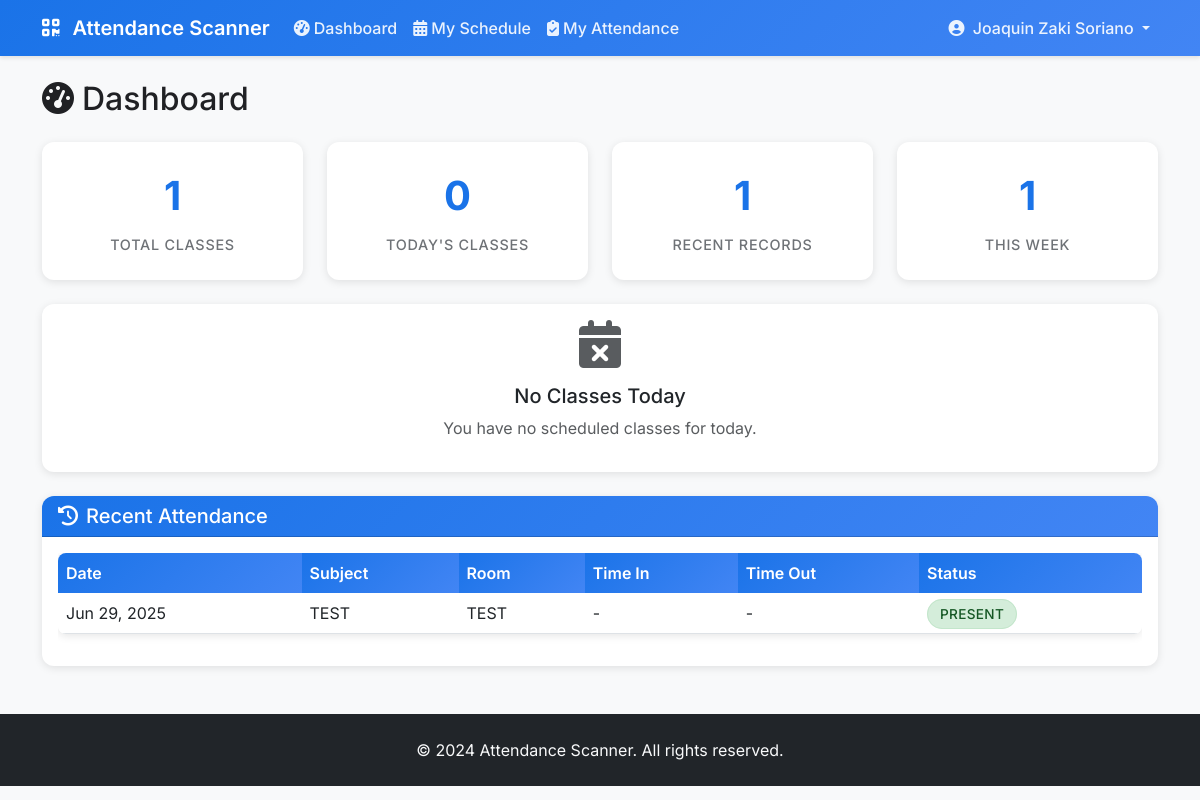
The app's page /dashboard/ (signed in), older data.
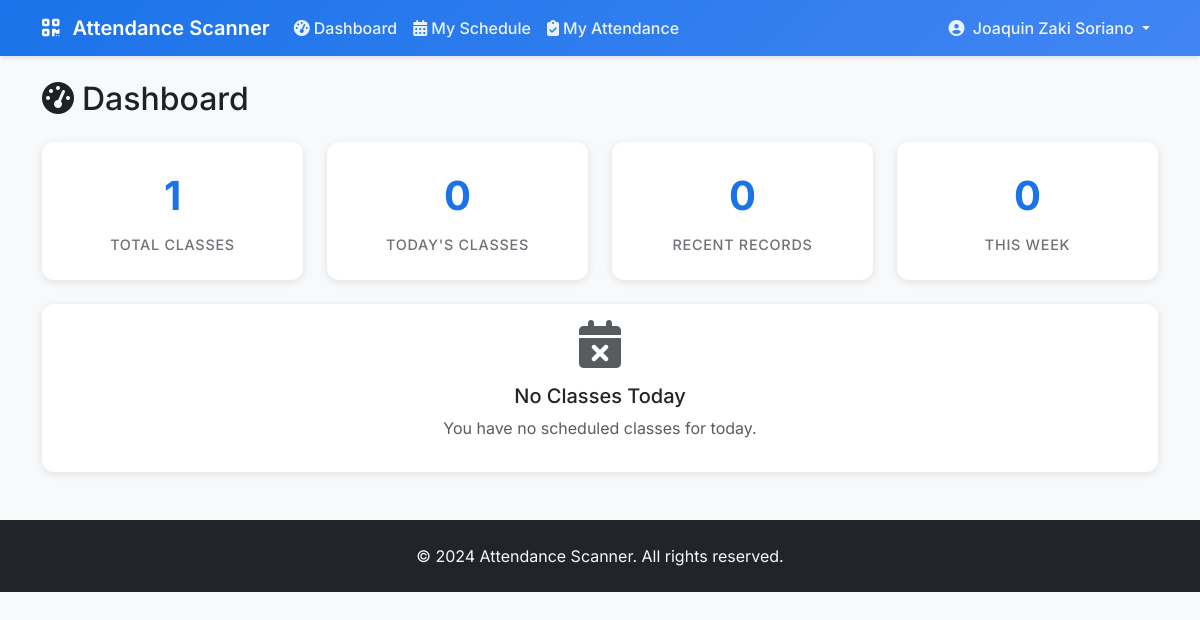
The same page, newer data.
### scanner/models.py (models this page shows, shortened)
class Attendance(models.Model):
    STATUS_CHOICES = (
        ('present', 'Present'),
        ('absent', 'Absent'),
        ('late', 'Late'),
        ('excused', 'Excused'),
    )
    student = models.ForeignKey(User, on_delete=models.CASCADE, limit_choices_to={'user_type': 'student'})
    schedule = models.ForeignKey(Schedule, on_delete=models.CASCADE)
    date = models.DateField()
    time_in = models.DateTimeField(blank=True, null=True)
    time_out = models.DateTimeField(blank=True, null=True)
    status = models.CharField(max_length=10, choices=STATUS_CHOICES, default='absent')
    notes = models.TextField(blank=True, null=True)
    created_at = models.DateTimeField(auto_now_add=True)
    updated_at = models.DateTimeField(auto_now=True)
    class Meta:
        unique_together = ['student', 'schedule', 'date']

class Schedule(models.Model):
    DAYS_OF_WEEK = (
        ('monday', 'Monday'),
        ('tuesday', 'Tuesday'),
        ('wednesday', 'Wednesday'),
        ('thursday', 'Thursday'),
        ('friday', 'Friday'),
        ('saturday', 'Saturday'),
        ('sunday', 'Sunday'),
    )
    subject = models.ForeignKey(Subject, on_delete=models.CASCADE)
    professor = models.ForeignKey(User, on_delete=models.CASCADE, limit_choices_to={'user_type': 'professor'})
    room = models.ForeignKey(Room, on_delete=models.CASCADE)
    day_of_week = models.CharField(max_length=10, choices=DAYS_OF_WEEK)
    start_time = models.TimeField()
    end_time = models.TimeField()
    semester = models.CharField(max_length=20, default='2024-1')
    academic_year = models.CharField(max_length=10, default='2024-2025')
    is_active = models.BooleanField(default=True)
    created_at = models.DateTimeField(auto_now_add=True)
    class Meta:
        unique_together = ['room', 'day_of_week', 'start_time', 'end_time', 'semester']

class Subject(models.Model):
    code = models.CharField(max_length=20, unique=True)
    name = models.CharField(max_length=100)
    description = models.TextField(blank=True, null=True)
    units = models.IntegerField(default=3)

class Room(models.Model):
    name = models.CharField(max_length=50)
    capacity = models.IntegerField(default=30)
    building = models.CharField(max_length=50, blank=True, null=True)
    floor = models.IntegerField(default=1)

### scanner/views.py (the view, shortened to what this page needs)
# urls.py: path('dashboard/', views.dashboard, name='dashboard'),
@login_required
def dashboard(request):
    today = get_manila_today()
    current_time = get_manila_time()
    if request.user.user_type == 'student':
        enrollments = Enrollment.objects.filter(student=request.user)
        today_schedules = []
        for enrollment in enrollments:
            schedule = enrollment.schedule
        context = {
            'today_schedules': today_schedules,
            'total_schedules': enrollments.count(),
            'attendance_records': Attendance.objects.filter(student=request.user).order_by('-date')[:10]
        }
    return render(request, 'scanner/dashboard.html', context)

### scanner/views.py (called while the page is built)
def get_manila_now():
    return timezone.now().astimezone(MANILA_TZ)

def get_manila_today():
    return get_manila_now().date()

def get_manila_time():
    return get_manila_now().time()

### scanner/templates/scanner/dashboard.html (shortened to what the changed rows need)
{% extends 'scanner/base.html' %}  {% block content %}
<div class="row">
  <div class="col-12">
    <h2 class="mb-4"><i class="fas fa-tachometer-alt me-2"></i>Dashboard</h2>
  </div>
</div>
{% if user.user_type == 'student' %}
<div class="row mb-4">
  <div class="col-md-3">
    <div class="dashboard-stats">
      <div class="number">{{ total_schedules }}</div>
      <div class="label">Total Classes</div>
    </div>
  </div>
  <div class="col-md-3">
    <div class="dashboard-stats">
      <div class="number">{{ today_schedules|length }}</div>
      <div class="label">Today's Classes</div>
    </div>
  </div>
  <div class="col-md-3">
    <div class="dashboard-stats">
      <div class="number">{{ attendance_records|length }}</div>
      <div class="label">Recent Records</div>
    </div>
  </div>
  <div class="col-md-3">
    <div class="dashboard-stats">
      <div class="number">
        {% if attendance_records %} {{ attendance_records|slice:":10"|length }}
        {% else %} 0 {% endif %}
      </div>
      <div class="label">This Week</div>
    </div>
  </div>
</div>
{% if today_schedules %}
<div class="card mb-4">
  <div class="card-header">
    <h5 class="mb-0">
      <i class="fas fa-calendar-day me-2"></i>Today's Schedule
    </h5>
  </div>
  <div class="card-body">
    <div class="row">
      {% for schedule_data in today_schedules %}
      <div class="col-md-6 col-lg-4 mb-3">
        <div
          class="card h-100 {% if schedule_data.is_current %}border-primary{% elif schedule_data.is_upcoming %}border-success{% endif %}"
        >
          <div class="card-body">
            <h6 class="card-title">
              {{ schedule_data.schedule.subject.code }} - {{ schedule_data.schedule.subject.name }}
            </h6>
            <p class="card-text">
              <i class="fas fa-clock me-2"></i>
              {{ schedule_data.schedule.start_time|time:"g:i A" }} - {{ schedule_data.schedule.end_time|time:"g:i A" }}
            </p>
            <p class="card-text">
              <i class="fas fa-map-marker-alt me-2"></i>
              {{ schedule_data.schedule.room.name }}
            </p>
            <p class="card-text">
              <i class="fas fa-user-tie me-2"></i>
              {{ schedule_data.schedule.professor.get_full_name }}
            </p>
            <span
              class="status-badge status-{{ schedule_data.attendance.status }}"
            >
              {% if schedule_data.attendance.status == 'present' %}
                <i class="fas fa-check me-1"></i>Present
              {% elif schedule_data.attendance.status == 'absent' %}
                <i class="fas fa-times me-1"></i>Absent
              {% elif schedule_data.attendance.status == 'late' %}
                <i class="fas fa-clock me-1"></i>Late {% else %}
              <i class="fas fa-exclamation me-1"></i>Excused {% endif %}
            </span>
            {% if schedule_data.professor_session %}
            {% if schedule_data.professor_session.is_active %}
            <div class="mt-2">
              <span class="badge bg-success">
                <i class="fas fa-play me-1"></i>Class Active
              </span>
            </div>
            {% else %}
            <div class="mt-2">
              <span class="badge bg-secondary">
                <i class="fas fa-pause me-1"></i>Class Inactive
              </span>
            </div>
            {% endif %}
            {% endif %}
          </div>
        </div>
      </div>
      {% endfor %}
    </div>
  </div>
</div>
{% else %}
<div class="card mb-4">
  <div class="card-body text-center">
    <i class="fas fa-calendar-times fa-3x text-muted mb-3"></i>
    <h5>No Classes Today</h5>
    <p class="text-muted">You have no scheduled classes for today.</p>
  </div>
</div>
{% endif %}
{% if attendance_records %}
<div class="card">
  <div class="card-header">
    <h5 class="mb-0"><i class="fas fa-history me-2"></i>Recent Attendance</h5>
  </div>
  <div class="card-body">
    <div class="table-responsive">
      <table class="table table-hover">
        <thead>
          <tr>
            <th>Date</th>
            <th>Subject</th>
            <th>Room</th>
            <th>Time In</th>
            <th>Time Out</th>
            <th>Status</th>
          </tr>
        </thead>
        <tbody>
          {% for attendance in attendance_records %}
          <tr>
            <td>{{ attendance.date|date:"M d, Y" }}</td>
            <td>{{ attendance.schedule.subject.code }}</td>
            <td>{{ attendance.schedule.room.name }}</td>
            <td>
              {% if attendance.time_in %} {{ attendance.time_in|time:"g:i A" }}
              {% else %} - {% endif %}
            </td>
            <td>
              {% if attendance.time_out %} {{ attendance.time_out|time:"g:i A"
              }} {% else %} - {% endif %}
            </td>
            <td>
              <span class="status-badge status-{{ attendance.status }}">
                {{ attendance.status|title }}
              </span>
            </td>
          </tr>
          {% endfor %}
        </tbody>
      </table>
    </div>
  </div>
</div>
{% endif %} {% endif %} {% endblock %}

Row changes from the older to the newer data that the page shows:
removed Attendance: date "Jun 29, 2025", schedule.subject.code "TEST", schedule.room.name "TEST", status "PRESENT"
Text that changed along with them:
{{ attendance_records|length }}: "1" → "0"
{{ attendance_records|slice:":10"|length }}: "1" → (not shown)
text no longer shown: "Recent Attendance Date Subject Room Time In Time Out Status"
text now shown: "0"
